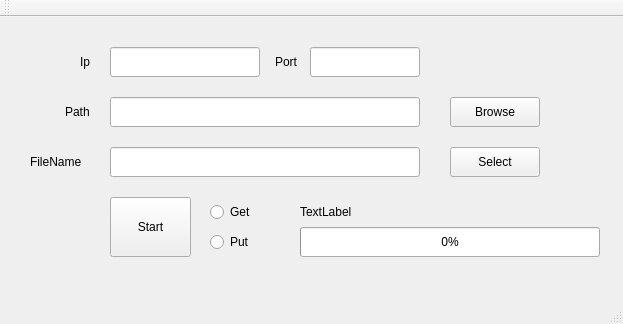
<?xml version="1.0" encoding="UTF-8"?>
<ui version="4.0">
 <class>MainWindow</class>
 <widget class="QMainWindow" name="MainWindow">
  <property name="geometry">
   <rect>
    <x>0</x>
    <y>0</y>
    <width>623</width>
    <height>324</height>
   </rect>
  </property>
  <property name="maximumSize">
   <size>
    <width>623</width>
    <height>324</height>
   </size>
  </property>
  <property name="windowTitle">
   <string>lfsh_Tftp_Client</string>
  </property>
  <widget class="QWidget" name="centralWidget">
   <widget class="QLabel" name="label_ip">
    <property name="geometry">
     <rect>
      <x>80</x>
      <y>30</y>
      <width>20</width>
      <height>30</height>
     </rect>
    </property>
    <property name="text">
     <string>Ip</string>
    </property>
   </widget>
   <widget class="QLabel" name="label_path">
    <property name="geometry">
     <rect>
      <x>65</x>
      <y>80</y>
      <width>35</width>
      <height>30</height>
     </rect>
    </property>
    <property name="text">
     <string>Path</string>
    </property>
   </widget>
   <widget class="QLabel" name="label_filename">
    <property name="geometry">
     <rect>
      <x>30</x>
      <y>130</y>
      <width>70</width>
      <height>30</height>
     </rect>
    </property>
    <property name="text">
     <string>FileName</string>
    </property>
   </widget>
   <widget class="QLabel" name="label_port">
    <property name="geometry">
     <rect>
      <x>275</x>
      <y>30</y>
      <width>35</width>
      <height>30</height>
     </rect>
    </property>
    <property name="text">
     <string>Port</string>
    </property>
   </widget>
   <widget class="QLineEdit" name="lineEdit_ip">
    <property name="geometry">
     <rect>
      <x>110</x>
      <y>30</y>
      <width>150</width>
      <height>30</height>
     </rect>
    </property>
   </widget>
   <widget class="QLineEdit" name="lineEdit_path">
    <property name="geometry">
     <rect>
      <x>110</x>
      <y>80</y>
      <width>310</width>
      <height>30</height>
     </rect>
    </property>
   </widget>
   <widget class="QLineEdit" name="lineEdit_filename">
    <property name="geometry">
     <rect>
      <x>110</x>
      <y>130</y>
      <width>310</width>
      <height>30</height>
     </rect>
    </property>
   </widget>
   <widget class="QPushButton" name="pushButton_browse">
    <property name="geometry">
     <rect>
      <x>450</x>
      <y>80</y>
      <width>90</width>
      <height>30</height>
     </rect>
    </property>
    <property name="text">
     <string>Browse</string>
    </property>
   </widget>
   <widget class="QPushButton" name="pushButton_select">
    <property name="geometry">
     <rect>
      <x>450</x>
      <y>130</y>
      <width>90</width>
      <height>30</height>
     </rect>
    </property>
    <property name="text">
     <string>Select</string>
    </property>
   </widget>
   <widget class="QRadioButton" name="radioButton_get">
    <property name="geometry">
     <rect>
      <x>210</x>
      <y>180</y>
      <width>50</width>
      <height>30</height>
     </rect>
    </property>
    <property name="text">
     <string>Get</string>
    </property>
   </widget>
   <widget class="QRadioButton" name="radioButton_put">
    <property name="geometry">
     <rect>
      <x>210</x>
      <y>210</y>
      <width>50</width>
      <height>30</height>
     </rect>
    </property>
    <property name="text">
     <string>Put</string>
    </property>
   </widget>
   <widget class="QPushButton" name="pushButton_Start">
    <property name="geometry">
     <rect>
      <x>110</x>
      <y>180</y>
      <width>81</width>
      <height>60</height>
     </rect>
    </property>
    <property name="text">
     <string>Start</string>
    </property>
   </widget>
   <widget class="QLabel" name="label_Info">
    <property name="geometry">
     <rect>
      <x>300</x>
      <y>180</y>
      <width>300</width>
      <height>30</height>
     </rect>
    </property>
    <property name="text">
     <string>TextLabel</string>
    </property>
   </widget>
   <widget class="QProgressBar" name="progressBar">
    <property name="geometry">
     <rect>
      <x>300</x>
      <y>210</y>
      <width>300</width>
      <height>30</height>
     </rect>
    </property>
    <property name="value">
     <number>0</number>
    </property>
   </widget>
   <widget class="QLineEdit" name="lineEdit_port">
    <property name="geometry">
     <rect>
      <x>310</x>
      <y>30</y>
      <width>110</width>
      <height>30</height>
     </rect>
    </property>
   </widget>
  </widget>
  <widget class="QMenuBar" name="menuBar">
   <property name="geometry">
    <rect>
     <x>0</x>
     <y>0</y>
     <width>623</width>
     <height>22</height>
    </rect>
   </property>
  </widget>
  <widget class="QToolBar" name="mainToolBar">
   <attribute name="toolBarArea">
    <enum>TopToolBarArea</enum>
   </attribute>
   <attribute name="toolBarBreak">
    <bool>false</bool>
   </attribute>
  </widget>
  <widget class="QStatusBar" name="statusBar"/>
 </widget>
 <layoutdefault spacing="6" margin="11"/>
 <resources/>
 <connections/>
</ui>
